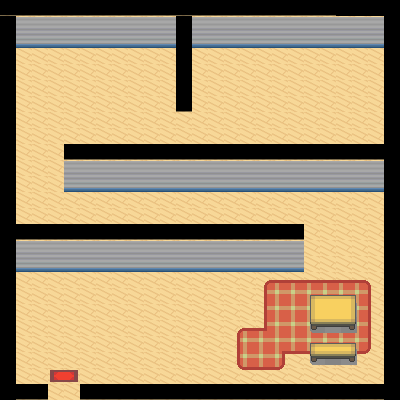

A 2D game scene composited from a Tiled map and its tileset images. What follows is a short description and the map's XML, with every tile layer's data as written:
An orthogonal 25x25 tile map with 16x16 px tiles, 4 tile layers (floor, walls, tapis, elements) and 2 objects (enter_house5_hiver, spawn_hiver_house5).

<map version="1.9" tiledversion="1.9.0" orientation="orthogonal" renderorder="right-down" width="25" height="25" tilewidth="16" tileheight="16" infinite="0" nextlayerid="6" nextobjectid="3">
 <tileset firstgid="1" source="house.tsx" />
 <layer id="1" name="floor" width="25" height="25">
  <data encoding="csv">
302,302,302,302,302,302,302,302,302,302,302,302,302,302,302,302,302,302,302,302,302,302,302,302,302,
302,302,302,302,302,302,302,302,302,302,302,302,302,302,302,302,302,302,302,302,302,302,302,302,302,
302,302,302,302,302,302,302,302,302,302,302,302,302,302,302,302,302,302,302,302,302,302,302,302,302,
302,302,302,302,302,302,302,302,302,302,302,302,302,302,302,302,302,302,302,302,302,302,302,302,302,
302,302,302,302,302,302,302,302,302,302,302,302,302,302,302,302,302,302,302,302,302,302,302,302,302,
302,302,302,302,302,302,302,302,302,302,302,302,302,302,302,302,302,302,302,302,302,302,302,302,302,
302,302,302,302,302,302,302,302,302,302,302,302,302,302,302,302,302,302,302,302,302,302,302,302,302,
302,302,302,302,302,302,302,302,302,302,302,302,302,302,302,302,302,302,302,302,302,302,302,302,302,
302,302,302,302,302,302,302,302,302,302,302,302,302,302,302,302,302,302,302,302,302,302,302,302,302,
302,302,302,302,302,302,302,302,302,302,302,302,302,302,302,302,302,302,302,302,302,302,302,302,302,
302,302,302,302,302,302,302,302,302,302,302,302,302,302,302,302,302,302,302,302,302,302,302,302,302,
302,302,302,302,302,302,302,302,302,302,302,302,302,302,302,302,302,302,302,302,302,302,302,302,302,
302,302,302,302,302,302,302,302,302,302,302,302,302,302,302,302,302,302,302,302,302,302,302,302,302,
302,302,302,302,302,302,302,302,302,302,302,302,302,302,302,302,302,302,302,302,302,302,302,302,302,
302,302,302,302,302,302,302,302,302,302,302,302,302,302,302,302,302,302,302,302,302,302,302,302,302,
302,302,302,302,302,302,302,302,302,302,302,302,302,302,302,302,302,302,302,302,302,302,302,302,302,
302,302,302,302,302,302,302,302,302,302,302,302,302,302,302,302,302,302,302,302,302,302,302,302,302,
302,302,302,302,302,302,302,302,302,302,302,302,302,302,302,302,302,302,302,302,302,302,302,302,302,
302,302,302,302,302,302,302,302,302,302,302,302,302,302,302,302,302,302,302,302,302,302,302,302,302,
302,302,302,302,302,302,302,302,302,302,302,302,302,302,302,302,302,302,302,302,302,302,302,302,302,
302,302,302,302,302,302,302,302,302,302,302,302,302,302,302,302,302,302,302,302,302,302,302,302,302,
302,302,302,302,302,302,302,302,302,302,302,302,302,302,302,302,302,302,302,302,302,302,302,302,302,
302,302,302,302,302,302,302,302,302,302,302,302,302,302,302,302,302,302,302,302,302,302,302,302,302,
302,302,302,302,302,302,302,302,302,302,302,302,302,302,302,302,302,302,302,302,302,302,302,302,302,
302,302,302,302,302,302,302,302,302,302,302,302,302,302,302,302,302,302,302,302,302,302,302,302,302
</data>
 </layer>
 <layer id="2" name="walls" width="25" height="25">
  <data encoding="csv">
276,277,277,277,277,277,277,277,277,277,277,277,277,277,277,277,277,277,277,277,277,274,274,274,274,
243,261,261,261,261,261,261,261,261,261,261,243,261,261,261,261,261,261,261,261,261,261,261,261,274,
243,292,292,292,292,292,292,292,292,292,292,274,292,292,292,292,292,292,292,292,292,292,292,292,274,
243,0,0,0,0,0,0,0,0,0,0,243,0,0,0,0,0,0,0,0,0,0,0,0,274,
243,0,0,0,0,0,0,0,0,0,0,274,0,0,0,0,0,0,0,0,0,0,0,0,274,
243,0,0,0,0,0,0,0,0,0,0,305,0,0,0,0,0,0,0,0,0,0,0,0,274,
243,0,0,0,0,0,0,0,0,0,0,276,0,0,0,0,0,0,0,0,0,0,0,0,274,
243,0,0,0,0,0,0,0,0,0,0,0,0,0,0,0,0,0,0,0,0,0,0,0,274,
243,0,0,0,0,0,0,0,0,0,0,0,0,0,0,0,0,0,0,0,0,0,0,0,274,
243,0,0,0,276,276,276,277,278,277,278,277,278,277,278,276,277,278,276,277,278,276,277,278,274,
243,0,0,0,261,261,261,261,261,261,261,261,261,261,261,261,261,261,261,261,261,261,261,261,274,
243,0,0,0,292,292,292,292,292,292,292,292,292,292,292,292,292,292,292,292,292,292,292,292,274,
243,0,0,0,0,0,0,0,0,0,0,0,0,0,0,0,0,0,0,0,0,0,0,0,274,
243,0,0,0,0,0,0,0,0,0,0,0,0,0,0,0,0,0,0,0,0,0,0,0,274,
243,276,276,276,276,276,276,276,276,276,276,276,277,278,276,277,276,276,277,0,0,0,0,0,274,
243,261,261,261,261,261,261,261,261,261,261,261,261,261,261,261,261,261,261,0,0,0,0,0,274,
243,292,292,292,292,292,292,292,292,292,292,292,292,292,292,292,292,292,292,0,0,0,0,0,274,
243,0,0,0,0,0,0,0,0,0,0,0,0,0,0,0,0,0,0,0,0,0,0,0,274,
243,0,0,0,0,0,0,0,0,0,0,0,0,0,0,0,0,0,0,0,0,0,0,0,274,
243,0,0,0,0,0,0,0,0,0,0,0,0,0,0,0,0,0,0,0,0,0,0,0,274,
243,0,0,0,0,0,0,0,0,0,0,0,0,0,0,0,0,0,0,0,0,0,0,0,274,
243,0,0,0,0,0,0,0,0,0,0,0,0,0,0,0,0,0,0,0,0,0,0,0,274,
243,0,0,0,0,0,0,0,0,0,0,0,0,0,0,0,0,0,0,0,0,0,0,0,274,
243,0,0,0,0,0,0,0,0,0,0,0,0,0,0,0,0,0,0,0,0,0,0,0,274,
274,276,276,0,0,276,276,276,276,276,276,276,276,276,276,276,276,276,276,276,276,276,276,277,274
</data>
 </layer>
 <layer id="4" name="tapis" width="25" height="25">
  <data encoding="csv">
0,0,0,0,0,0,0,0,0,0,0,0,0,0,0,0,0,0,0,0,0,0,0,0,0,
0,0,0,0,0,0,0,0,0,0,0,0,0,0,0,0,0,0,0,0,0,0,0,0,0,
0,0,0,0,0,0,0,0,0,0,0,0,0,0,0,0,0,0,0,0,0,0,0,0,0,
0,0,0,0,0,0,0,0,0,0,0,0,0,0,0,0,0,0,0,0,0,0,0,0,0,
0,0,0,0,0,0,0,0,0,0,0,0,0,0,0,0,0,0,0,0,0,0,0,0,0,
0,0,0,0,0,0,0,0,0,0,0,0,0,0,0,0,0,0,0,0,0,0,0,0,0,
0,0,0,0,0,0,0,0,0,0,0,0,0,0,0,0,0,0,0,0,0,0,0,0,0,
0,0,0,0,0,0,0,0,0,0,0,0,0,0,0,0,0,0,0,0,0,0,0,0,0,
0,0,0,0,0,0,0,0,0,0,0,0,0,0,0,0,0,0,0,0,0,0,0,0,0,
0,0,0,0,0,0,0,0,0,0,0,0,0,0,0,0,0,0,0,0,0,0,0,0,0,
0,0,0,0,0,0,0,0,0,0,0,0,0,0,0,0,0,0,0,0,0,0,0,0,0,
0,0,0,0,0,0,0,0,0,0,0,0,0,0,0,0,0,0,0,0,0,0,0,0,0,
0,0,0,0,0,0,0,0,0,0,0,0,0,0,0,0,0,0,0,0,0,0,0,0,0,
0,0,0,0,0,0,0,0,0,0,0,0,0,0,0,0,0,0,0,0,0,0,0,0,0,
0,0,0,0,0,0,0,0,0,0,0,0,0,0,0,0,0,0,0,0,0,0,0,0,0,
0,0,0,0,0,0,0,0,0,0,0,0,0,0,0,0,0,0,0,0,0,0,0,0,0,
0,0,0,0,0,0,0,0,0,0,0,0,0,0,0,0,0,0,0,0,0,0,0,0,0,
0,0,0,0,0,0,0,0,0,0,0,0,0,0,560,561,562,563,564,565,566,567,568,569,0,
0,0,0,0,0,0,0,0,0,0,0,0,0,0,591,592,593,594,595,596,597,598,599,600,0,
0,0,0,0,0,0,0,0,0,0,0,0,0,0,622,623,624,625,626,627,628,629,630,631,0,
0,0,0,0,0,0,0,0,0,0,0,0,0,0,653,654,655,656,657,658,659,660,661,662,0,
0,0,0,0,0,0,0,0,0,0,0,0,0,0,684,685,686,687,688,689,690,691,692,693,0,
0,0,0,0,0,0,0,0,0,0,0,0,0,0,715,716,717,718,719,720,721,722,723,724,0,
0,0,0,0,0,0,0,0,0,0,0,0,0,0,746,747,748,749,750,751,752,753,754,755,0,
0,0,0,0,0,0,0,0,0,0,0,0,0,0,0,0,0,0,0,0,0,0,0,0,0
</data>
 </layer>
 <layer id="3" name="elements" width="25" height="25">
  <data encoding="csv">
0,0,0,0,0,0,0,0,0,0,0,0,0,0,0,0,0,0,0,0,0,0,0,0,0,
0,0,0,0,0,0,0,0,0,0,0,0,0,0,0,0,0,0,0,0,0,0,0,0,0,
0,0,0,0,0,0,0,0,0,0,0,0,0,0,0,0,0,0,0,0,0,0,0,0,0,
0,0,0,0,0,0,0,0,0,0,0,0,0,0,0,0,0,0,0,0,0,0,0,0,0,
0,0,0,0,0,0,0,0,0,0,0,0,0,0,0,0,0,0,0,0,0,0,0,0,0,
0,0,0,0,0,0,0,0,0,0,0,0,0,0,0,0,0,0,0,0,0,0,0,0,0,
0,0,0,0,0,0,0,0,0,0,0,0,0,0,0,0,0,0,0,0,0,0,0,0,0,
0,0,0,0,0,0,0,0,0,0,0,0,0,0,0,0,0,0,0,0,0,0,0,0,0,
0,0,0,0,0,0,0,0,0,0,0,0,0,0,0,0,0,0,0,0,0,0,0,0,0,
0,0,0,0,0,0,0,0,0,0,0,0,0,0,0,0,0,0,0,0,0,0,0,0,0,
0,0,0,0,0,0,0,0,0,0,0,0,0,0,0,0,0,0,0,0,0,0,0,0,0,
0,0,0,0,0,0,0,0,0,0,0,0,0,0,0,0,0,0,0,0,0,0,0,0,0,
0,0,0,0,0,0,0,0,0,0,0,0,0,0,0,0,0,0,0,0,0,0,0,0,0,
0,0,0,0,0,0,0,0,0,0,0,0,0,0,0,0,0,0,0,0,0,0,0,0,0,
0,0,0,0,0,0,0,0,0,0,0,0,0,0,0,0,0,0,0,0,0,0,0,0,0,
0,0,0,0,0,0,0,0,0,0,0,0,0,0,0,0,0,0,0,0,0,0,0,0,0,
0,0,0,0,0,0,0,0,0,0,0,0,0,0,0,0,0,0,0,0,0,0,0,0,0,
0,0,0,0,0,0,0,0,0,0,0,0,0,0,0,0,0,0,0,0,0,0,0,0,0,
0,0,0,0,0,0,0,0,0,0,0,0,0,0,0,0,0,0,0,439,440,441,442,0,0,
0,0,0,0,0,0,0,0,0,0,0,0,0,0,0,0,0,0,0,470,471,472,473,0,0,
0,0,0,0,0,0,0,0,0,0,0,0,0,0,0,0,0,0,0,501,502,503,504,0,0,
0,0,0,0,0,0,0,0,0,0,0,0,0,0,0,0,0,0,0,377,378,379,380,0,0,
0,0,0,0,0,0,0,0,0,0,0,0,0,0,0,0,0,0,0,408,409,410,411,0,0,
0,0,0,495,496,0,0,0,0,0,0,0,0,0,0,0,0,0,0,0,0,0,0,0,0,
0,0,0,0,0,0,0,0,0,0,0,0,0,0,0,0,0,0,0,0,0,0,0,0,0
</data>
 </layer>
 <objectgroup id="5" name="objects">
  <object id="1" name="enter_house5_hiver" x="48.6667" y="388.333" width="31.3333" height="11.3333" />
  <object id="2" name="spawn_hiver_house5" x="57.3333" y="331.667">
   <point />
  </object>
 </objectgroup>
</map>
